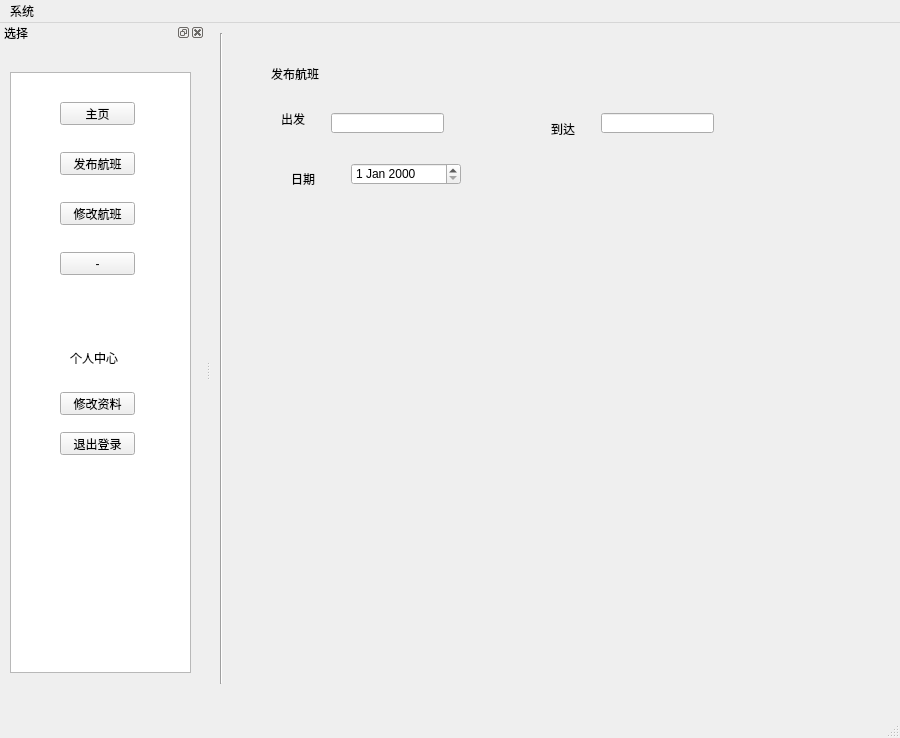
<?xml version="1.0" encoding="UTF-8"?>
<ui version="4.0">
 <class>CatalogWindow</class>
 <widget class="QMainWindow" name="CatalogWindow">
  <property name="geometry">
   <rect>
    <x>0</x>
    <y>0</y>
    <width>900</width>
    <height>738</height>
   </rect>
  </property>
  <property name="windowTitle">
   <string>航空联盟管理系统</string>
  </property>
  <widget class="QWidget" name="centralwidget">
   <widget class="Line" name="line">
    <property name="geometry">
     <rect>
      <x>0</x>
      <y>10</y>
      <width>21</width>
      <height>651</height>
     </rect>
    </property>
    <property name="orientation">
     <enum>Qt::Vertical</enum>
    </property>
   </widget>
   <widget class="QStackedWidget" name="stackedWidget">
    <property name="geometry">
     <rect>
      <x>20</x>
      <y>10</y>
      <width>621</width>
      <height>651</height>
     </rect>
    </property>
    <property name="currentIndex">
     <number>1</number>
    </property>
    <widget class="QWidget" name="Home">
     <widget class="QLabel" name="label_5">
      <property name="geometry">
       <rect>
        <x>60</x>
        <y>70</y>
        <width>151</width>
        <height>41</height>
       </rect>
      </property>
      <property name="font">
       <font>
        <family>方正姚体</family>
        <pointsize>15</pointsize>
       </font>
      </property>
      <property name="text">
       <string>连接世界的精彩</string>
      </property>
     </widget>
    </widget>
    <widget class="QWidget" name="SearchPage">
     <widget class="QLabel" name="label">
      <property name="geometry">
       <rect>
        <x>50</x>
        <y>80</y>
        <width>54</width>
        <height>12</height>
       </rect>
      </property>
      <property name="text">
       <string>出发</string>
      </property>
     </widget>
     <widget class="QLineEdit" name="lineEdit">
      <property name="geometry">
       <rect>
        <x>100</x>
        <y>80</y>
        <width>113</width>
        <height>20</height>
       </rect>
      </property>
     </widget>
     <widget class="QLabel" name="label_2">
      <property name="geometry">
       <rect>
        <x>320</x>
        <y>90</y>
        <width>54</width>
        <height>12</height>
       </rect>
      </property>
      <property name="text">
       <string>到达</string>
      </property>
     </widget>
     <widget class="QLineEdit" name="lineEdit_2">
      <property name="geometry">
       <rect>
        <x>370</x>
        <y>80</y>
        <width>113</width>
        <height>20</height>
       </rect>
      </property>
     </widget>
     <widget class="QLabel" name="label_3">
      <property name="geometry">
       <rect>
        <x>60</x>
        <y>140</y>
        <width>54</width>
        <height>12</height>
       </rect>
      </property>
      <property name="text">
       <string>日期</string>
      </property>
     </widget>
     <widget class="QDateEdit" name="dateEdit">
      <property name="geometry">
       <rect>
        <x>120</x>
        <y>130</y>
        <width>110</width>
        <height>22</height>
       </rect>
      </property>
     </widget>
     <widget class="QLabel" name="label_7">
      <property name="geometry">
       <rect>
        <x>40</x>
        <y>30</y>
        <width>61</width>
        <height>21</height>
       </rect>
      </property>
      <property name="text">
       <string>发布航班</string>
      </property>
     </widget>
    </widget>
    <widget class="QWidget" name="MyOrders">
     <widget class="QLabel" name="label_6">
      <property name="geometry">
       <rect>
        <x>60</x>
        <y>50</y>
        <width>61</width>
        <height>31</height>
       </rect>
      </property>
      <property name="text">
       <string>我的订单</string>
      </property>
     </widget>
    </widget>
   </widget>
  </widget>
  <widget class="QMenuBar" name="menubar">
   <property name="geometry">
    <rect>
     <x>0</x>
     <y>0</y>
     <width>900</width>
     <height>23</height>
    </rect>
   </property>
   <widget class="QMenu" name="menu111">
    <property name="title">
     <string>系统</string>
    </property>
   </widget>
   <addaction name="menu111"/>
  </widget>
  <widget class="QStatusBar" name="statusbar"/>
  <widget class="QDockWidget" name="dockWidget">
   <property name="sizePolicy">
    <sizepolicy hsizetype="Fixed" vsizetype="Fixed">
     <horstretch>0</horstretch>
     <verstretch>0</verstretch>
    </sizepolicy>
   </property>
   <property name="minimumSize">
    <size>
     <width>205</width>
     <height>693</height>
    </size>
   </property>
   <property name="windowTitle">
    <string>选择</string>
   </property>
   <attribute name="dockWidgetArea">
    <number>1</number>
   </attribute>
   <widget class="QWidget" name="dockWidgetContents_2">
    <widget class="QListWidget" name="listWidget">
     <property name="geometry">
      <rect>
       <x>10</x>
       <y>30</y>
       <width>181</width>
       <height>601</height>
      </rect>
     </property>
    </widget>
    <widget class="QPushButton" name="HomeButton">
     <property name="geometry">
      <rect>
       <x>60</x>
       <y>60</y>
       <width>75</width>
       <height>23</height>
      </rect>
     </property>
     <property name="text">
      <string>主页</string>
     </property>
    </widget>
    <widget class="QPushButton" name="Flight_SearchButton">
     <property name="geometry">
      <rect>
       <x>60</x>
       <y>110</y>
       <width>75</width>
       <height>23</height>
      </rect>
     </property>
     <property name="text">
      <string>发布航班</string>
     </property>
    </widget>
    <widget class="QPushButton" name="Orders_Button">
     <property name="geometry">
      <rect>
       <x>60</x>
       <y>160</y>
       <width>75</width>
       <height>23</height>
      </rect>
     </property>
     <property name="text">
      <string>修改航班</string>
     </property>
    </widget>
    <widget class="QPushButton" name="pushButton_4">
     <property name="geometry">
      <rect>
       <x>60</x>
       <y>210</y>
       <width>75</width>
       <height>23</height>
      </rect>
     </property>
     <property name="text">
      <string>-</string>
     </property>
    </widget>
    <widget class="QLabel" name="label_4">
     <property name="geometry">
      <rect>
       <x>70</x>
       <y>310</y>
       <width>54</width>
       <height>12</height>
      </rect>
     </property>
     <property name="text">
      <string>个人中心</string>
     </property>
    </widget>
    <widget class="QPushButton" name="pushButton_6">
     <property name="geometry">
      <rect>
       <x>60</x>
       <y>350</y>
       <width>75</width>
       <height>23</height>
      </rect>
     </property>
     <property name="text">
      <string>修改资料</string>
     </property>
    </widget>
    <widget class="QPushButton" name="Quit_Button">
     <property name="geometry">
      <rect>
       <x>60</x>
       <y>390</y>
       <width>75</width>
       <height>23</height>
      </rect>
     </property>
     <property name="text">
      <string>退出登录</string>
     </property>
    </widget>
   </widget>
  </widget>
 </widget>
 <resources/>
 <connections/>
</ui>
